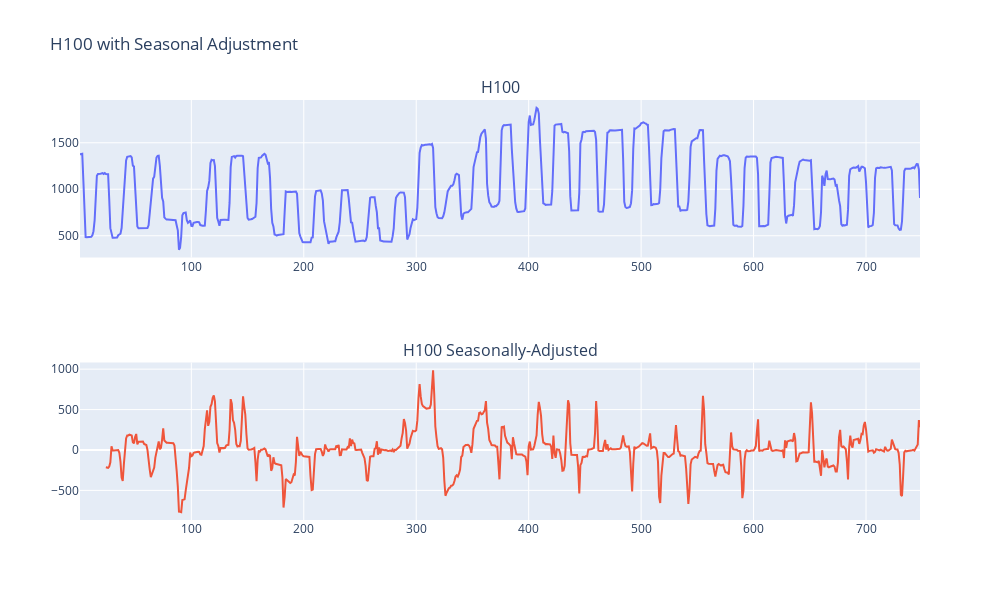

The code cell stored with this chart in its notebook:
### Code cell
ds['y_season_diff'] = ds['y'].diff(periods=23)

fig = make_subplots(rows=2, cols=1, subplot_titles=('H100', 'H100 Seasonally-Adjusted'))

plot_season_adjust = go.Scatter(x=ds['ds'], y=ds['y_season_diff'], mode='lines')

fig.add_trace(plot, row=1, col=1)
fig.add_trace(plot_season_adjust, row=2, col=1)

fig.update_layout(
    showlegend=False, 
    height=600, width=1000,
    title_text="H100 with Seasonal Adjustment")
fig.show()

### Figure 1 — Plotly figure (JSON) as saved in the notebook; plotly's stock layout.template omitted (floating-point values rounded to 4 significant figures; data arrays with more than 128 entries replaced by an {"elided": "..."} marker saying what was removed)
{"data": [{"mode": "lines", "name": "H100 Time Series", "type": "scatter", "x": {"elided": "748 int values"}, "xaxis": "x", "y": {"elided": "748 float values"}, "yaxis": "y"}, {"mode": "lines", "type": "scatter", "x": {"elided": "748 int values"}, "xaxis": "x2", "y": {"elided": "748 float values"}, "yaxis": "y2"}], "layout": {"annotations": [{"font": {"size": 16}, "showarrow": false, "text": "H100", "x": 0.5, "xanchor": "center", "xref": "paper", "y": 1, "yanchor": "bottom", "yref": "paper"}, {"font": {"size": 16}, "showarrow": false, "text": "H100 Seasonally-Adjusted", "x": 0.5, "xanchor": "center", "xref": "paper", "y": 0.375, "yanchor": "bottom", "yref": "paper"}], "height": 600, "showlegend": false, "title": {"text": "H100 with Seasonal Adjustment"}, "width": 1000, "xaxis": {"anchor": "y", "domain": [0, 1]}, "xaxis2": {"anchor": "y2", "domain": [0, 1]}, "yaxis": {"anchor": "x", "domain": [0.625, 1]}, "yaxis2": {"anchor": "x2", "domain": [0, 0.375]}}}
